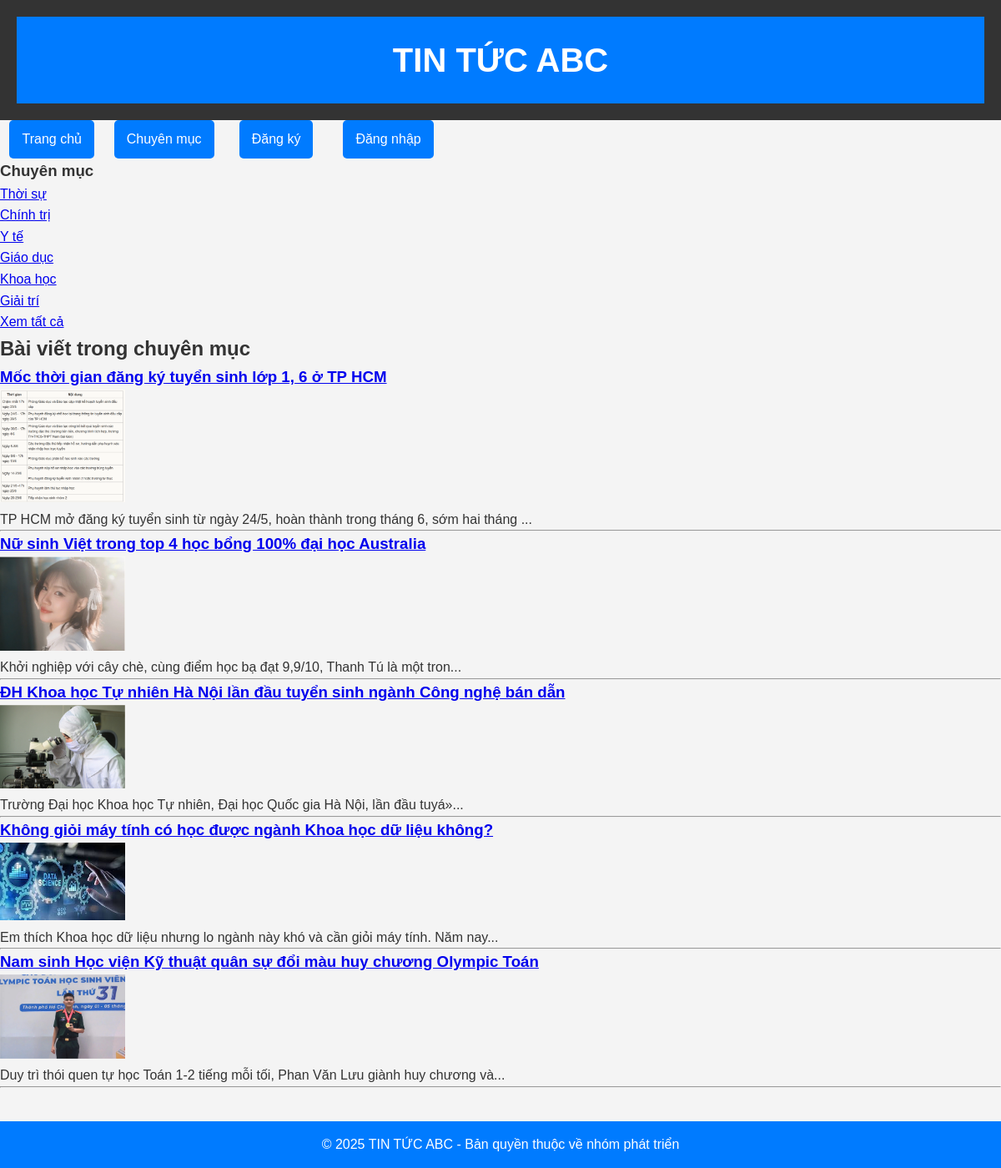
Screenshot of /chuyenmuc.php?chuyenmuc_id=Giáo dục with the database file from the repository.
### tables this page shows
CREATE TABLE `news` (
  `id` int(11) NOT NULL,
  `tieude` varchar(255) DEFAULT NULL,
  `noidung` text DEFAULT NULL,
  `created_at` timestamp NOT NULL DEFAULT current_timestamp(),
  `image` varchar(255) DEFAULT NULL,
  `views` int(11) DEFAULT 0,
  `chuyenmuc_id` int(11) NOT NULL,
  `author` varchar(100) DEFAULT NULL
);

### chuyenmuc.php (the view, shortened to what this page needs)
<?php
include('connect.php');
$default_categories = [
    'Thời sự',
    'Chính trị',
    'Y tế',
    'Giáo dục',
    'Khoa học',
    'Giải trí'
];
$additional_categories_result = mysqli_query($conn, "SELECT * FROM chuyenmuc WHERE ten NOT IN ('Thời sự', 'Chính trị', 'Y tế', 'Giáo dục', 'Khoa học', 'Giải trí')");
$sql = "SELECT * FROM news ORDER BY id DESC LIMIT 5";
if (isset($_GET['chuyenmuc_id'])) {
    $chuyenmuc_id = $_GET['chuyenmuc_id'];
    if (in_array($chuyenmuc_id, $default_categories)) {
        $sql = "SELECT * FROM news WHERE chuyenmuc_id = (SELECT id FROM chuyenmuc WHERE ten = '$chuyenmuc_id') ORDER BY id DESC LIMIT 5";
    } elseif ($chuyenmuc_id == 'all') {
        $sql = "SELECT * FROM news ORDER BY id DESC LIMIT 5";
    } else {
        $sql = "SELECT * FROM news WHERE chuyenmuc_id = '$chuyenmuc_id' ORDER BY id DESC LIMIT 5";
    }
}
$result = mysqli_query($conn, $sql);
?>
<!DOCTYPE html>
<html lang="vi">
<head>
    <link rel="stylesheet" href="style.css">
</head>
<body>
    <?php include('modun/header.php'); ?>
    <?php include('modun/menu.php'); ?>
    <div class="chuyenmuc">
        <h3>Chuyên mục</h3>
        <ul>
            <?php
            foreach ($default_categories as $category) {
                echo "<li><a href='chuyenmuc.php?chuyenmuc_id=$category'>$category</a></li>";
            }
            if (mysqli_num_rows($additional_categories_result) > 0) {
                echo "<li><a href='chuyenmuc.php?chuyenmuc_id=all'>Xem tất cả</a></li>";
            }
            ?>
        </ul>
    </div>
    <h2>Bài viết trong chuyên mục</h2>
    <?php
    if (mysqli_num_rows($result) > 0) {
        while ($row = mysqli_fetch_assoc($result)) {
            echo "<h3><a href='chitiettintuc.php?id={$row['id']}'>{$row['tieude']}</a></h3>";
            if (!empty($row['image'])) {
                echo "<img src='uploads/{$row['image']}' width='150'><br>";
            }
            echo "<p>" . substr(strip_tags($row['noidung']), 0, 100) . "...</p><hr>";
        }
    } else {
        echo "<p>Không có bài viết nào trong chuyên mục này.</p>";
    }
    ?>
    <?php include('modun/footer.php'); ?>
</body>
</html>

### style.css (style rules this page uses)
* { margin: 0; padding: 0; box-sizing: border-box; }
body { font-family: 'Arial', sans-serif; background-color: #f4f4f4; color: #333; line-height: 1.6; }

### rows the page displays
news: tieude "Mốc thời gian đăng ký tuyển sinh lớp 1, 6 ở TP HCM", image (picture), noidung "TP HCM mở đăng ký tuyển sinh từ ngày 24/5, hoàn thành trong tháng 6, sớm hai tháng"
news: tieude "Nữ sinh Việt trong top 4 học bổng 100% đại học Australia", image (picture), noidung "Khởi nghiệp với cây chè, cùng điểm học bạ đạt 9,9/10, Thanh Tú là một tron"
news: tieude "ĐH Khoa học Tự nhiên Hà Nội lần đầu tuyển sinh ngành Công nghệ bán dẫn", image (picture), noidung "Trường Đại học Khoa học Tự nhiên, Đại học Quốc gia Hà Nội, lần đầu tuyá»"
news: tieude "Không giỏi máy tính có học được ngành Khoa học dữ liệu không?", image (picture), noidung "Em thích Khoa học dữ liệu nhưng lo ngành này khó và cần giỏi máy tính. Năm nay"
news: tieude "Nam sinh Học viện Kỹ thuật quân sự đổi màu huy chương Olympic Toán", image (picture), noidung "Duy trì thói quen tự học Toán 1-2 tiếng mỗi tối, Phan Văn Lưu giành huy chương và"

### other values shown
$category "Thời sự"
$category "Chính trị"
$category "Y tế"
$category "Giáo dục"
$category "Khoa học"
$category "Giải trí"
